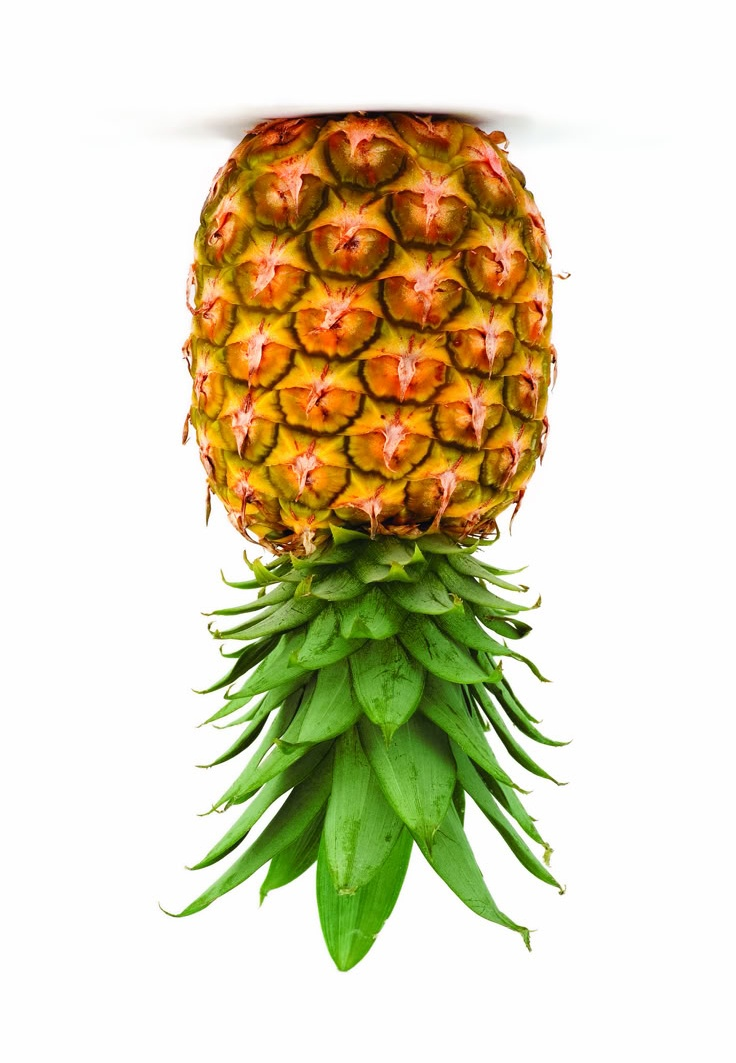
#> input picture Vision Artificial/ProyectoFinal/img/PinaMadura10_flip_v.jpg, 736 x 1063 px; its folder holds only this picture in this run
$ python extraccion.py   (older library calls are emulated)
#> lines starting #> are read from the running program, lines starting #| are printed output that depends on the picture; after the words box and inside, x2 and y2 are one past the last pixel; in counts of white or black regions, pixels touching at a corner belong together
### Vision Artificial/ProyectoFinal/Logica/funciones.py
import cv2
import numpy as np
from skimage.feature import hog

# [10 lines left out: function extraer_caracteristicas_hog, not called in this run]


def metodos_estadisticos_primer_orden(image):
    """
    Calcula los métodos estadísticos de primer orden: media, varianza, contraste, etc.

    :param image: Imagen de entrada en formato np.array (BGR).
    :return: Diccionario con valores de las estadísticas.
    """
    gray = cv2.cvtColor(image, cv2.COLOR_BGR2GRAY)
    mean = np.mean(gray)
    variance = np.var(gray)
    contrast = np.std(gray)
    entropy = -np.sum((gray/255) * np.log2(gray/255 + 1e-6))  # Aproximación de entropía
    return {"mean": mean, "variance": variance, "contrast": contrast, "entropy": entropy}


def momentos_de_hu(image):
    """
    Calcula los momentos de Hu (invariantes a transformación).

    :param image: Imagen de entrada en formato np.array (BGR).
    :return: Valores de los momentos de Hu.
    """
    gray = cv2.cvtColor(image, cv2.COLOR_BGR2GRAY)
    moments = cv2.moments(gray)
    huMoments = cv2.HuMoments(moments).flatten()
    return huMoments

def laplaciano_de_gauss(image):
    gray = cv2.cvtColor(image, cv2.COLOR_BGR2GRAY)
    blurred = cv2.GaussianBlur(gray, (5, 5), 0)
    laplacian = cv2.Laplacian(blurred, cv2.CV_64F)
    return np.array([np.mean(laplacian), np.std(laplacian)])

def detectar_circulos_Hough(image):
    gray = cv2.cvtColor(image, cv2.COLOR_BGR2GRAY)
    circles = cv2.HoughCircles(gray, cv2.HOUGH_GRADIENT, dp=1, minDist=20, param1=50, param2=30, minRadius=10, maxRadius=50)
    if circles is not None:
        circles = np.uint16(np.around(circles))
        return np.array([len(circles[0]), np.mean(circles[0][:, 2])])  # Número de círculos y radio promedio
    return np.array([0, 0])

def segmentar_grabcut(image):
    mask = np.zeros(image.shape[:2], np.uint8)
    bgd_model = np.zeros((1, 65), np.float64)
    fgd_model = np.zeros((1, 65), np.float64)
    rect = (10, 10, image.shape[1]-10, image.shape[0]-10)
    cv2.grabCut(image, mask, rect, bgd_model, fgd_model, 5, cv2.GC_INIT_WITH_RECT)
    mask2 = np.where((mask == 2) | (mask == 0), 0, 1)
    return np.array([np.sum(mask2), np.mean(mask2)])

def extraer_orb(image):
    gray = cv2.cvtColor(image, cv2.COLOR_BGR2GRAY)
    orb = cv2.ORB_create()
    keypoints, descriptors = orb.detectAndCompute(gray, None)
    if descriptors is not None:
        return np.array([len(keypoints), np.mean(descriptors)])
    return np.array([len(keypoints), 0])

def ToGrayScale(image):
    gray = cv2.cvtColor(image, cv2.COLOR_BGR2GRAY)
    return np.array([np.mean(gray), np.std(gray)])

def umbralizacion_adaptativa(image):
    gray = cv2.cvtColor(image, cv2.COLOR_BGR2GRAY)
    thresholded = cv2.adaptiveThreshold(gray, 255, cv2.ADAPTIVE_THRESH_GAUSSIAN_C,
                                       cv2.THRESH_BINARY, 11, 2)
    return np.array([np.mean(thresholded), np.std(thresholded)])

def segmentacion_kmeans(image, k=3):
    Z = image.reshape((-1, 3))
    Z = np.float32(Z)
    criteria = (cv2.TERM_CRITERIA_EPS + cv2.TERM_CRITERIA_MAX_ITER, 100, 0.2)
    ret, label, center = cv2.kmeans(Z, k, None, criteria, 10, cv2.KMEANS_RANDOM_CENTERS)
    return np.array([np.mean(center), np.std(center)])

def detectar_bordes_Canny(image):
    gray = cv2.cvtColor(image, cv2.COLOR_BGR2GRAY)
    edges = cv2.Canny(gray, 100, 200)
    return np.array([np.sum(edges), np.mean(edges)])

def SharpenImage(image):
    kernel = np.array([[0, -1, 0], [-1, 5,-1], [0, -1, 0]])
    sharpened = cv2.filter2D(image, -1, kernel)
    return np.array([np.mean(sharpened), np.std(sharpened)])

def calcular_histograma_color(image):
    hsv = cv2.cvtColor(image, cv2.COLOR_BGR2HSV)
    h, s, v = cv2.split(hsv)
    return np.array([np.mean(h), np.mean(s), np.mean(v)])

def detectar_tonalidades(image):
    hsv = cv2.cvtColor(image, cv2.COLOR_BGR2HSV)
    h = hsv[:, :, 0]
    return np.array([np.mean(h), np.std(h)])

### Vision Artificial/ProyectoFinal/Logica/extraccion.py
import cv2
import numpy as np
import matplotlib.pyplot as plt
from skimage import feature
from skimage import img_as_ubyte
from skimage.feature import graycomatrix
from skimage.feature import graycoprops
import math
from matplotlib.widgets import Button
import os
import sys
import csv
from datetime import datetime
import tempfile
import cv2
import numpy as np
import csv
import os
from datetime import datetime
from funciones import (
    metodos_estadisticos_primer_orden,
    momentos_de_hu,
    laplaciano_de_gauss,
    detectar_circulos_Hough,
    segmentar_grabcut,
    extraer_orb,
    ToGrayScale,
    umbralizacion_adaptativa,
    segmentacion_kmeans,
    detectar_bordes_Canny,
    SharpenImage,
    calcular_histograma_color,
    detectar_tonalidades
)


def obtener_imagenes_de_carpeta(ruta_carpeta):
    """
    Carga todas las imágenes de una carpeta y las devuelve como una lista de arrays de NumPy.

    :param ruta_carpeta: str, ruta de la carpeta donde están las imágenes.
    :return: list, lista de imágenes en formato numpy.ndarray.
    """
#> called with ruta_carpeta = 'Vision Artificial/ProyectoFinal/img'
    extensiones_imagenes = {".jpg", ".jpeg", ".png", ".gif", ".bmp", ".tiff", ".webp"}
    imagenes = []

    try:
        # Normalizar ruta
        ruta_carpeta = os.path.normpath(ruta_carpeta)
        print(f"Escaneando directorio: {ruta_carpeta}")

        if not os.path.isdir(ruta_carpeta):
            print(f"Error: '{ruta_carpeta}' no es un directorio válido")
            return []

        for archivo in os.listdir(ruta_carpeta):
            try:
                # Obtener ruta completa usando unión de rutas apropiada
                ruta_imagen = os.path.join(ruta_carpeta, archivo)

                # Verificar extensión del archivo
                if os.path.splitext(archivo)[1].lower() in extensiones_imagenes:
                    print(f"Intentando cargar: {archivo}")
                    img = cv2.imdecode(
                        np.fromfile(ruta_imagen, dtype=np.uint8),
                        cv2.IMREAD_COLOR
                    )
#> img is the input picture: shape (1063, 736, 3); mean B, G, R 184.5, 212.1, 218.9

                    if img is not None:
                        print(f"Imagen cargada exitosamente: {archivo}")
                        imagenes.append(img)
                    else:
                        print(f"Error al cargar la imagen: {archivo}")

            except Exception as e:
                print(f"Error procesando {archivo}: {str(e)}")
                continue

        print(f"Total de imágenes cargadas: {len(imagenes)}")
#| Total de imágenes cargadas: 1
        return imagenes

    except Exception as e:
        print(f"Error al escanear directorio: {str(e)}")
        return []


def guardar_resultados_en_csv(resultados, nombre_funcion):
    """
    Guarda los resultados en un archivo CSV.

    :param resultados: Lista de resultados a guardar (pueden ser números, arrays o diccionarios).
    :param nombre_funcion: Nombre de la función utilizada, para el nombre del archivo CSV.
    """
    if not os.path.exists('resultados'):
        os.makedirs('resultados')

    timestamp = datetime.now().strftime("%Y%m%d_%H%M%S")
    csv_filename = f'resultados/{nombre_funcion}_{timestamp}.csv'

    with open(csv_filename, mode='w', newline='') as file:
        writer = csv.writer(file)

        if not resultados or len(resultados) == 0:
            print(f"No hay resultados para guardar en {nombre_funcion}")
            return

        if isinstance(resultados[0], dict):
            # Para resultados tipo diccionario (como estadísticos)
            headers = ["Imagen"] + list(resultados[0].keys()) + ["Clase"]
            writer.writerow(headers)
            for i, resultado in enumerate(resultados):
                clase = 0 if i < 4 else (1 if i < 8 else 2)
                row = [f"Imagen_{i+1}"] + list(resultado.values()) + [clase]
                writer.writerow(row)

        elif isinstance(resultados[0], np.ndarray):
            try:
                first_result = resultados[0].tolist() if isinstance(resultados[0], np.ndarray) else resultados[0]

                if isinstance(first_result, list):
                    headers = ["Imagen"] + [f"Valor_{i}" for i in range(len(first_result))] + ["Clase"]
                else:
                    headers = ["Imagen", "Valor", "Clase"]

                writer.writerow(headers)

                for i, resultado in enumerate(resultados):
                    clase = 0 if i < 4 else (1 if i < 8 else 2)
                    valores = resultado.tolist() if isinstance(resultado, np.ndarray) else [resultado]
                    if isinstance(valores, list):
                        row = [f"Imagen_{i+1}"] + valores + [clase]
                    else:
                        row = [f"Imagen_{i+1}", valores, clase]
                    writer.writerow(row)

            except Exception as e:
                print(f"Error al procesar resultados para {nombre_funcion}: {str(e)}")
                return

        else:
            writer.writerow(["Imagen", "Valor", "Clase"])
            for i, resultado in enumerate(resultados):
                clase = 0 if i < 4 else (1 if i < 8 else 2)
                writer.writerow([f"Imagen_{i+1}", resultado, clase])

    print(f"Guardado {nombre_funcion} en {csv_filename}")

# [46 lines left out: functions ajustar_brillo_contraste, aplicar_filtro_gaussiano, deteccion_bordes_canny, segmentar_kmeans, preprocesar_imagenes, not called in this run]
def extraccion_caracteristicas(imagenes):
    """
    Aplica todas las funciones a una lista de imágenes y guarda los resultados en archivos CSV.

    :param imagenes: Lista de imágenes (rutas de imágenes) a procesar.
    """
    # Resultados de cada función
    resultados_momentos_hu = []
    resultados_estadisticos = []
    resultados_laplaciano = []
    resultados_circulos_hough = []
    resultados_grabcut = []
    resultados_orb = []
    resultados_gray = []
    resultados_umbral_adaptativo = []
    resultados_kmeans = []
    resultados_bordes_canny = []
    resultados_sharpen = []
    resultados_histograma_color = []
    resultados_tonalidades = []

     # Procesar cada imagen
    for image in imagenes:

        # 2. Métodos estadísticos primer orden
        estadisticos_result = metodos_estadisticos_primer_orden(image)
        resultados_estadisticos.append(estadisticos_result)

        # 3. Momentos de Hu
        hu_moments_result = momentos_de_hu(image)
        resultados_momentos_hu.append(hu_moments_result)

        # 4. Laplaciano de Gauss
        laplaciano_result = laplaciano_de_gauss(image)
        resultados_laplaciano.append(laplaciano_result)

        # 5. Detectar círculos Hough
        circulos_result = detectar_circulos_Hough(image)
        resultados_circulos_hough.append(circulos_result)

        # 6. Segmentar con GrabCut
        grabcut_result = segmentar_grabcut(image)
        resultados_grabcut.append(grabcut_result)

        # 7. Extraer ORB
        orb_result = extraer_orb(image)
        resultados_orb.append(orb_result)

        # 8. Convertir a escala de grises
        gray_result = ToGrayScale(image)
        resultados_gray.append(gray_result)

        # 9. Umbralización adaptativa
        umbral_result = umbralizacion_adaptativa(image)
        resultados_umbral_adaptativo.append(umbral_result)

        # 10. Segmentación K-means
        kmeans_result = segmentacion_kmeans(image)
        resultados_kmeans.append(kmeans_result)

        # 11. Detectar bordes Canny
        canny_result = detectar_bordes_Canny(image)
        resultados_bordes_canny.append(canny_result)

        # 12. Filtro de agudización
        sharpen_result = SharpenImage(image)
        resultados_sharpen.append(sharpen_result)

        # 13. Calcular histograma de color
        histograma_result = calcular_histograma_color(image)
        resultados_histograma_color.append(histograma_result)

        # 14. Detectar tonalidad
        tonalidad_result = detectar_tonalidades(image)
        resultados_tonalidades.append(tonalidad_result)

    # Guardar los resultados en archivos CSV
    guardar_resultados_en_csv(resultados_momentos_hu, "Momentos_Hu")
    guardar_resultados_en_csv(resultados_estadisticos, "Estadisticos_Primer_Orden")
    guardar_resultados_en_csv(resultados_laplaciano, "Laplaciano_Gauss")
    guardar_resultados_en_csv(resultados_circulos_hough, "Circulos_Hough")
    guardar_resultados_en_csv(resultados_grabcut, "GrabCut")
    guardar_resultados_en_csv(resultados_orb, "ORB")
    guardar_resultados_en_csv(resultados_gray, "GrayScale")
    guardar_resultados_en_csv(resultados_umbral_adaptativo, "Umbralizacion_Adaptativa")
    guardar_resultados_en_csv(resultados_kmeans, "KMeans")
    guardar_resultados_en_csv(resultados_bordes_canny, "Bordes_Canny")
    guardar_resultados_en_csv(resultados_sharpen, "SharpenImage")
    guardar_resultados_en_csv(resultados_histograma_color, "Histograma_Color")
    guardar_resultados_en_csv(resultados_tonalidades, "Tonalidades")

# Cargar imágenes de prueba
# ...existing code...

# Modificar el manejo de rutas al final del archivo
ruta_script = os.path.dirname(os.path.abspath(__file__))
ruta_imagenes = os.path.join(ruta_script, '..', 'img')
ruta_imagenes = os.path.normpath(ruta_imagenes)  # Normalizar separadores de ruta

print(f"Buscando imágenes en: {ruta_imagenes}")
imagenes = obtener_imagenes_de_carpeta(ruta_imagenes)
#> imagenes = 1 item
imagenes_procesadas = obtener_imagenes_de_carpeta(ruta_imagenes)
#| Total de imágenes cargadas: 1
#> imagenes_procesadas = 1 item

if not imagenes_procesadas:
    print("No se cargaron imágenes. Verifique que la ruta sea correcta y que existan las imágenes.")
else:
    print(f"Se cargaron {len(imagenes_procesadas)} imágenes exitosamente")
#| Se cargaron 1 imágenes exitosamente
    extraccion_caracteristicas(imagenes_procesadas)
#> the loop in extraccion_caracteristicas, `for image in imagenes:` made 1 pass
#> (mean in metodos_estadisticos_primer_orden, variance in metodos_estadisticos_primer_orden, contrast in metodos_estadisticos_primer_orden, entropy in metodos_estadisticos_primer_orden, laplaciano_result, circulos_result, rect in segmentar_grabcut, grabcut_result) on pass 1: (211, 4709.9, 68.63, 116156.9, [0, 5.65], [347, 36.41], (10, 10, 726, 1053), [309576, 0.396])
#> pass 1, in metodos_estadisticos_primer_orden, `gray = cv2.cvtColor(image, cv2.COLOR_BGR2GRAY)`:
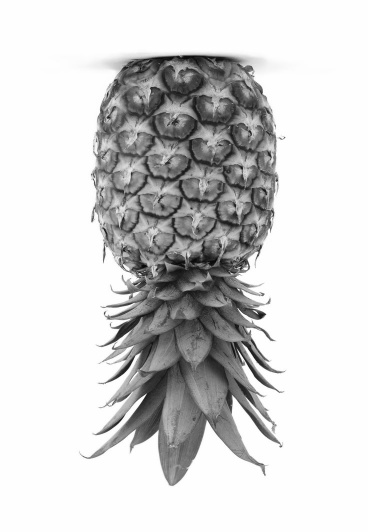
#> gray: shape (1063, 736) (shown at 1/2 size); min 1, max 255, mean 211
#> pass 1, in laplaciano_de_gauss, `laplacian = cv2.Laplacian(blurred, cv2.CV_64F)`:
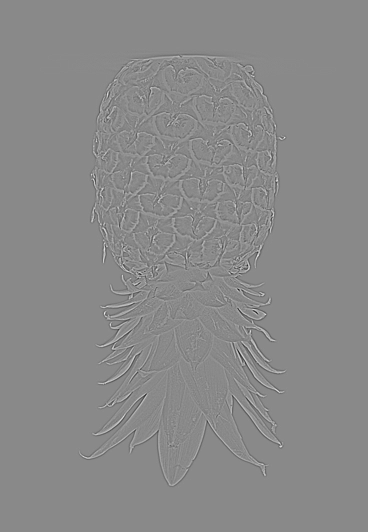
#> laplacian: shape (1063, 736) float64 (shown at 1/2 size); min -86, max 73, mean 0; drawn with min black and max white
#> pass 1, in umbralizacion_adaptativa, `thresholded = cv2.adaptiveThreshold(gray, 255, cv2.ADAPTIVE_THRESH_GAU..`:
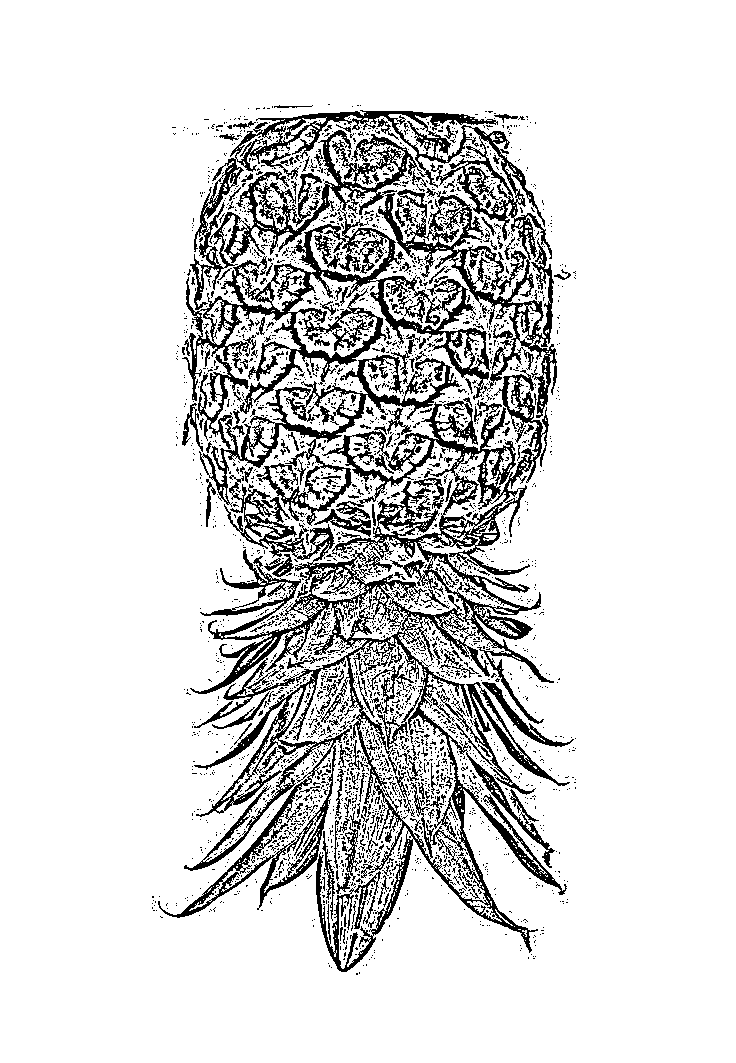
#> thresholded: shape (1063, 736); 86% white; 3155 black regions (2925 under 20 px), largest, box (x1, y1, x2, y2) and area: (158, 475, 567, 972) 29132, (190, 110, 557, 418) 21018, (314, 370, 554, 724) 14443
#> after the loop in extraccion_caracteristicas, `for image in imagenes:`: resultados_bordes_canny = [[10776810, 13.77]]; resultados_circulos_hough = [[347, 36.41]]; resultados_estadisticos = 1 item; resultados_grabcut = [[309576, 0.396]]; resultados_gray = [[211, 68.63]]; resultados_histograma_color = [[12.61, 65.67, 225]]; resultados_kmeans = [[148.9, 89.41]]; resultados_laplaciano = [[0, 5.65]]; resultados_momentos_hu = [[0.00094, 9.03e-08, 5.84e-14, 7.35e-13, 1.46e-25, 2.09e-16, -4.39e-26]]; resultados_orb = [[500, 140.9]]; resultados_sharpen = [[205.2, 84.37]]; resultados_tonalidades = [[12.61, 23.68]]; resultados_umbral_adaptativo = [[219.2, 88.6]]
#> in guardar_resultados_en_csv, `first_result = resultados[0].tolist() if isinstance(resultados[0], np...`: first_result = [0.00094, 9.03e-08, 5.84e-14, 7.35e-13, 1.46e-25, 2.09e-16, -4.39e-26]
#> in guardar_resultados_en_csv, `headers = ["Imagen"] + [f"Valor_{i}" for i in range(len(first_result))..`: headers = ['Imagen', 'Valor_0', 'Valor_1', 'Valor_2', 'Valor_3', 'Valor_4', 'Valor_5', 'Valor_6', 'Clase']
#> the loop in guardar_resultados_en_csv, `for i, resultado in enumerate(resultados):` made 1 pass
#> clase on pass 1: 0
#> the loop in guardar_resultados_en_csv (call 2), `for i, resultado in enumerate(resultados):` made 1 pass
#> (clase, row) on pass 1: (0, ['Imagen_1', 211, 4709.9, 68.63, 116156.9, 0])
